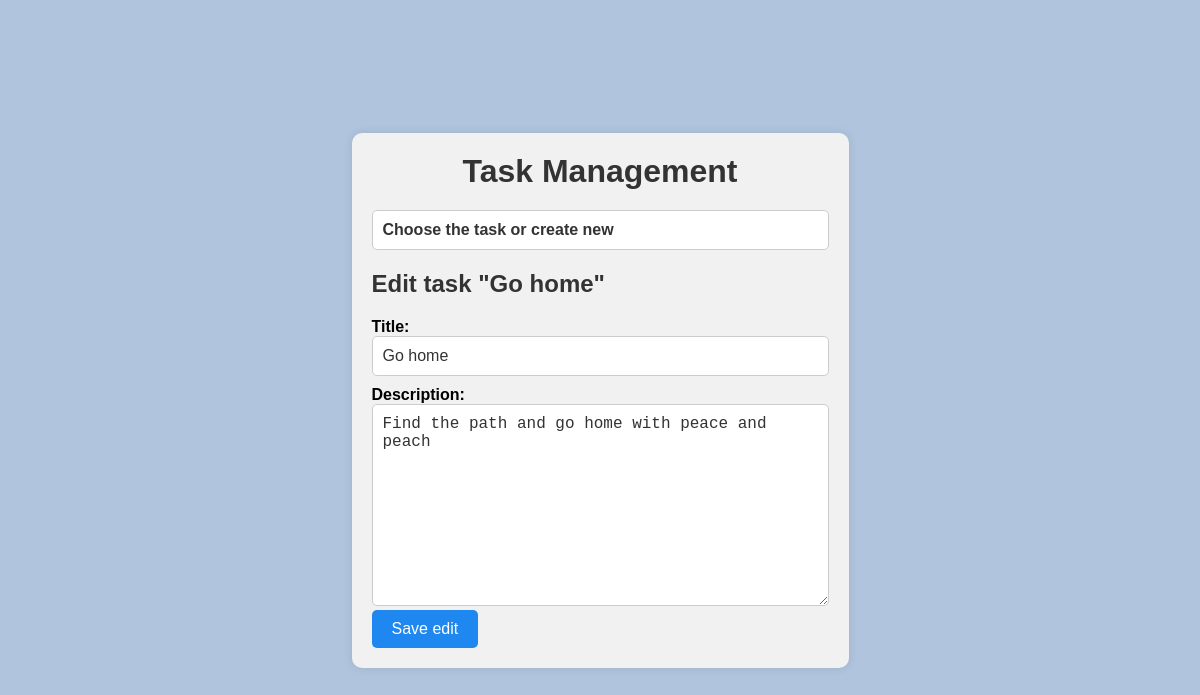
The app's page /task2/edit/4, older data.
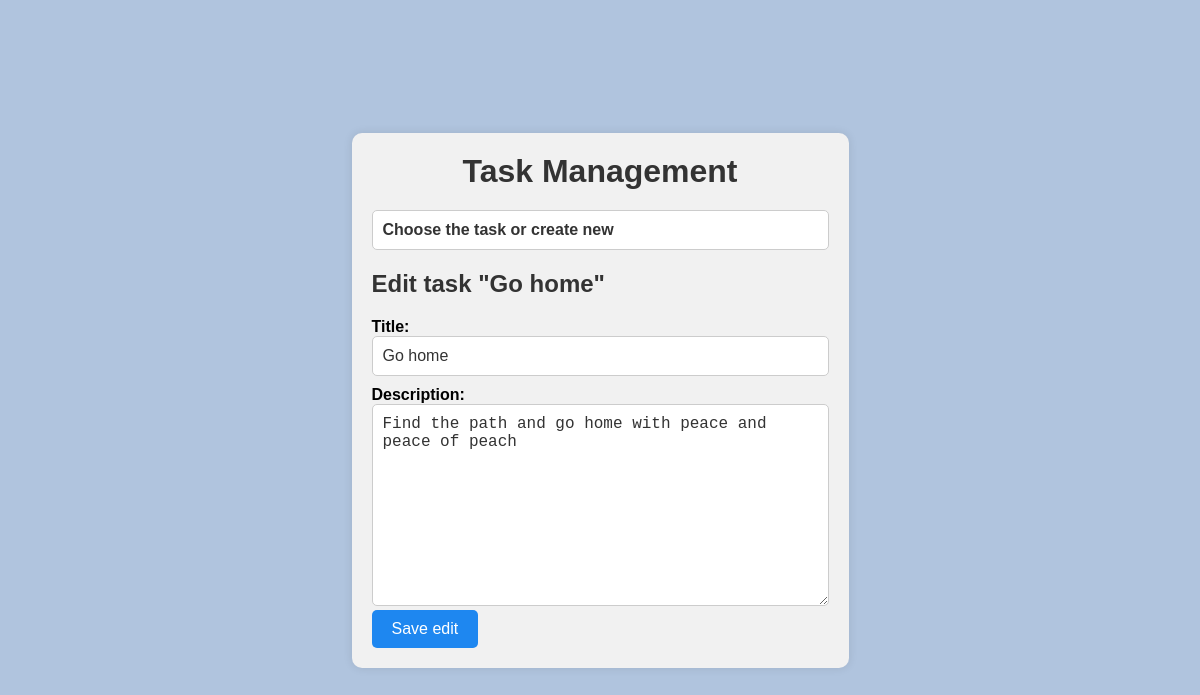
The same page, newer data.
### task2/models.py (models this page shows)
class Task(models.Model):
    title = models.CharField(max_length=100, unique=True)
    description = models.TextField()

### task2/views.py (the view)
# urls.py: path('task2/edit/<int:task_id>', edit, name='task2_edit'),
def edit(request, task_id):
    task_inst = get_object_or_404(Task, id=task_id)
    if request.method == 'POST':
        form = TaskForm(data=request.POST, instance=task_inst)
        if form.is_valid():
            form.save()
            messages.success(request, f'Task "{task_inst.title}" has been successfully edited')
            return redirect('task2_create')
    else:
        form = TaskForm(instance=task_inst)
    context = {
        'form': form,
        'tasks': Task.objects.all().order_by('-id'),
        'task_inst': task_inst,
    }
    return render(request, 'edit.html', context)

### task2/forms.py (shortened to what this page needs)
class TaskForm(forms.ModelForm):
    class Meta:
        model = Task
        fields = ['title', 'description']

### task2/templates/edit.html (shortened to what this page needs)
{% extends 'create.html' %}
{% block req_form %}
    <h2>Edit task "{{ task_inst.title }}"</h2>
    <form class="task-form" action="{% url 'task2_edit' task_inst.id %}" method="post">
        {% for field in form %}
                <div>
                    {{ field.label_tag }}
                {{ field }}
                </div>
            {% endfor %}
        <button class="save-btn" type="submit">Save edit</button>
    </form>
{% endblock %}

### task2/templates/create.html (shortened to what this page needs)
{% load static %}
<!doctype html>
<html lang="en">
<head>
    <link rel="stylesheet" href="{% static 'task2.css' %}">
</head>
<body>
<div class="container">
    <h1>Task Management</h1>
    <div class="dropdown">
        <button class="dropdown-btn" type="button">Choose the task or create new</button>
    </div>
    {% block req_form %}{% endblock %}
</div>
</body>
</html>

### static/task2.css (style rules this page uses)
html, body, h1, h2, h3, h4, h5, h6, p, ol, ul, li { margin: 0; padding: 0; }
body { font-family: Arial, sans-serif; background-color: #B0C4DE; display: flex; justify-content: center; align-items: center; height: 100vh; margin: 0; padding: 0; }
.container { max-width: 500px; margin: 50px auto; padding: 20px; background-color: #fff; border-radius: 10px; box-shadow: 0 0 10px rgba(0, 0, 0, 0.1); }
h1 { text-align: center; margin-bottom: 20px; color: #333; }
.dropdown { position: relative; }
.dropdown-btn { display: block; width: 100%; padding: 10px; font-size: 16px; font-weight: bold; border: 1px solid #ccc; border-radius: 5px; background-color: #fff; color: #333; cursor: pointer; text-align: left; }
.task-form { margin-top: 20px; }
.task-form label { display: block; font-size: 16px; font-weight: bold; margin-top: 10px; }
.task-form input[type="text"], .task-form textarea { width: 100%; font-size: 16px; padding: 10px; border: 1px solid #ccc; border-radius: 5px; color: #333; background-color: #fff; transition: border-color 0.3s ease-in-out; padding-right: 30px; box-sizing: border-box; }
.save-btn { font-size: 16px; padding: 10px 20px; background-color: #5c9be1; color: #fff; border: none; border-radius: 5px; cursor: pointer; transition: background-color 0.3s ease-in-out; }
h2 { font-size: 24px; margin-top: 20px; margin-bottom: 10px; color: #333; }
.container { background-color: #f1f1f1; }
.save-btn { background-color: #1e87f0; }

Row changes from the older to the newer data that the page shows:
changed Task "Go home": description "Find the path and go home with peace and peach" → "Find the path and go home with peace and peace of peach"
